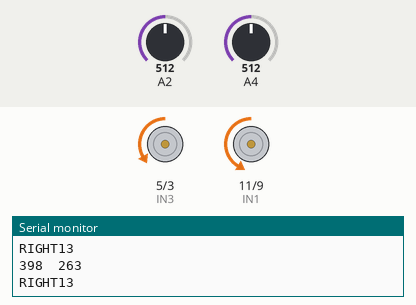
Recording of a sketch running on a simulated Arduino Uno, built with avr-gcc and run on an emulated ATmega328P. Parts: motor-driver pin pairs drawn as motors (green arrow = first pin HIGH = forward, orange = second pin HIGH = backward, longer = more drive), the last lines printed to the serial monitor. The inputs (shaded band) are chosen by the test bench; at power-on: A2 = 512, A4 = 512.

Above: at 1.2 s.
1.3 s: A2 set to 716
At 1.7 s:
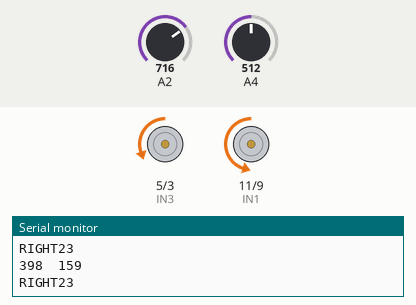
2.8 s: A4 set to 810
At 4.0 s:
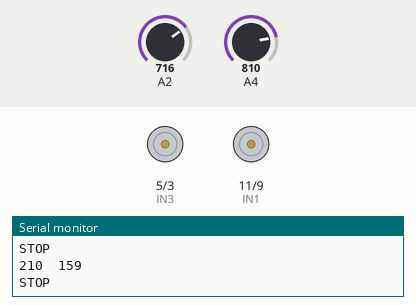
4.3 s: A4 set to 792
At 5.2 s:
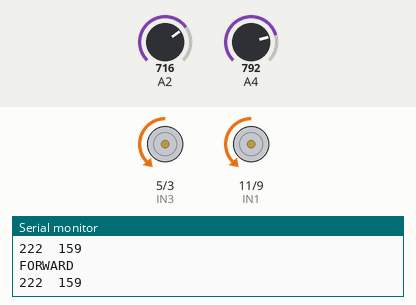
5.9 s: A2 set to 0
At 6.4 s:
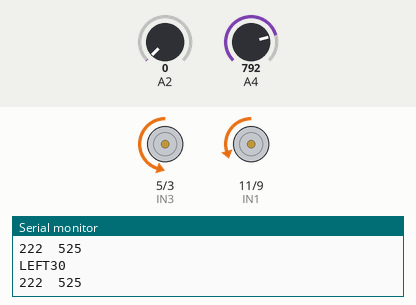
7.4 s: A4 set to 1023
At 8.6 s:
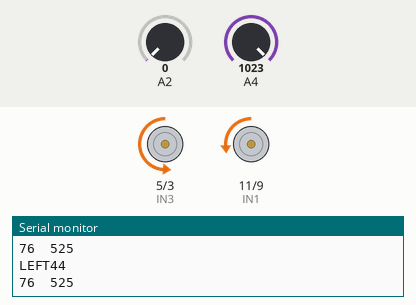
8.9 s: A4 set to 790
At 9.9 s:
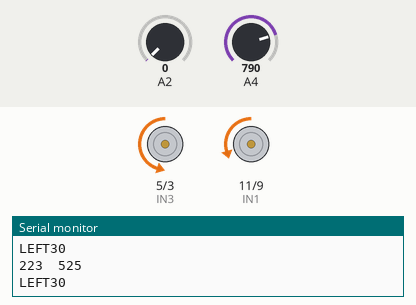
Timing chart, 0 to 11.4 s (numbered marks = the images above; inputs shaded):
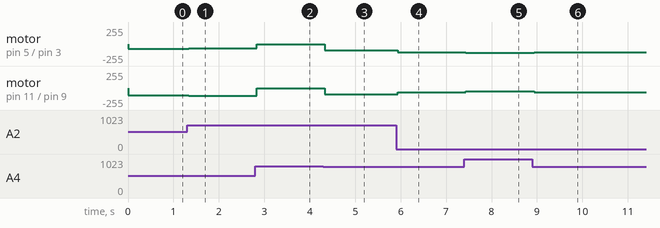

Measured:
- the behaviour switches between 801 and 800 on A4 (found by bisection; images 2 and 3)
- after the input at 1.3 s, motor on pin 5 (IN3) / pin 3 (IN4): backward 74/255 → backward 62/255 at once; motor on pin 11 (IN1) / pin 9 (IN2): backward 106/255 → backward 118/255 at once
- after the input at 2.8 s, motor on pin 5 (IN3) / pin 3 (IN4): backward 62/255 → stopped at once; motor on pin 11 (IN1) / pin 9 (IN2): backward 118/255 → stopped at once
- after the input at 4.3 s, motor on pin 5 (IN3) / pin 3 (IN4), motor on pin 11 (IN1) / pin 9 (IN2): stopped → backward 90/255 at once
- after the input at 5.9 s, motor on pin 5 (IN3) / pin 3 (IN4): backward 90/255 → backward 120/255 at once; motor on pin 11 (IN1) / pin 9 (IN2): backward 90/255 → backward 60/255 at once
- after the input at 7.4 s, motor on pin 5 (IN3) / pin 3 (IN4): backward 120/255 → backward 134/255 at once; motor on pin 11 (IN1) / pin 9 (IN2): backward 60/255 → backward 46/255 at once
- after the input at 8.9 s, motor on pin 5 (IN3) / pin 3 (IN4): backward 134/255 → backward 120/255 at once; motor on pin 11 (IN1) / pin 9 (IN2): backward 46/255 → backward 60/255 at once

The sketch:

lightFollower.ino
```cpp
// the setup function runs once when you press reset or power the board
int IN1=11;
int IN2=9;
int IN3=5;//left motor
int IN4=3;

//Motor Speed
int basicSpeed=90;
int basicSpeed2 =90;

void setup() {
  // put your setup code here, to run once:
  pinMode(IN1,OUTPUT);
  pinMode(IN2,OUTPUT);
  pinMode(IN3,OUTPUT);
  pinMode(IN4,OUTPUT);
  pinMode(A2,INPUT);
  pinMode(A4,INPUT);
  Serial.begin(9600);
}
void loop()
{
int in1 = analogRead(A4);//left
 int in2 = analogRead(A2);//right
 int t1=in1;
 int t2=in2;
 in1=map(in1,230,1024,500,0)+75;
 in2=map(in2,50,1024,500,0);
 Serial.print(in1);
 Serial.print("  ");
 Serial.println(in2);
 //delay(1000);

if(t1>800&&t2>600)
{
  stop();
}
else
{
int dif=(in1>in2)?in1-in2:in2-in1;
dif=map(dif,0,500,0,50);
if(dif<10)
{forward();

}
else if(in1<in2)
 {
  leftTurn(dif);
 }
 else
 rightTurn(dif);
//delay(1000);
}
}
void forward()
{ Serial.println("FORWARD");
          analogWrite(IN1,0);
          analogWrite(IN2,basicSpeed);
          analogWrite(IN3,0);
          analogWrite(IN4,basicSpeed);

}
void leftTurn(int diff)
{
  Serial.print("LEFT");
  Serial.println(diff);
          analogWrite(IN1,0);
          analogWrite(IN2,basicSpeed-diff);
          analogWrite(IN3,0);
         if(basicSpeed+diff>250)
          analogWrite(IN4,250);
         else
          analogWrite(IN4,basicSpeed+diff);
}
void rightTurn(int diff)
{
  Serial.print("RIGHT");
  Serial.println(diff);
  diff=diff*1.25;
          analogWrite(IN1,0);
          if(basicSpeed+diff>250)
          analogWrite(IN2,250);
          else
          analogWrite(IN2,basicSpeed+diff);
          analogWrite(IN3,0);
          analogWrite(IN4,basicSpeed-diff);
}
void stop()
{
  Serial.println("STOP");
 analogWrite(IN1,0);
 analogWrite(IN2,0);
          analogWrite(IN3,0);
          analogWrite(IN4,0);
}
```
